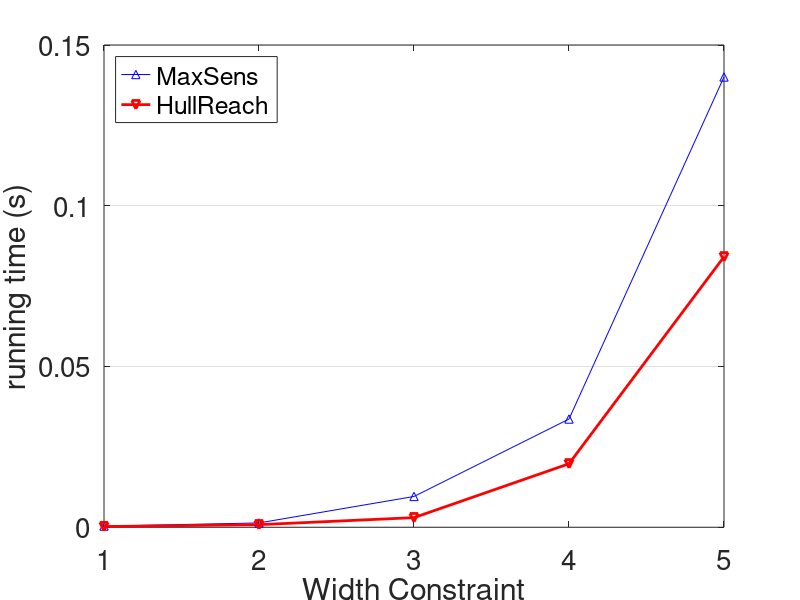

This figure's MATLAB source:
x=1:1:5;%x轴上的数据，第一个值代表数据开始，第二个值代表间隔，第三个值代表终止
a=[0.00035,0.00134,0.00957,0.03366,0.14005]; %a数据y值
b=[0.00021,0.00080,0.00299,0.01975,0.08413]; %b数据y值
plot(x,a,'-^b',x,b,'-vr','linewidth',2); %线性，颜色，标记
axis([1,5,0,0.15])  %确定x轴与y轴框图大小
set(gca,'FontSize',20);%设置坐标轴的数字大小，包括legend文字大小
set(gca,'XTick',[1:1:5]) %x轴范围1-6，间隔1
set(gca,'YTick',[0:0.05:0.15]) %y轴范围0-700，间隔100
legend('MaxSens','HullReach','Location','NorthWest');   %右上角标注
xlabel('Width Constraint')  %x轴坐标描述
ylabel('running time (s)') %y轴坐标描述
set(gca,'Ygrid','on')